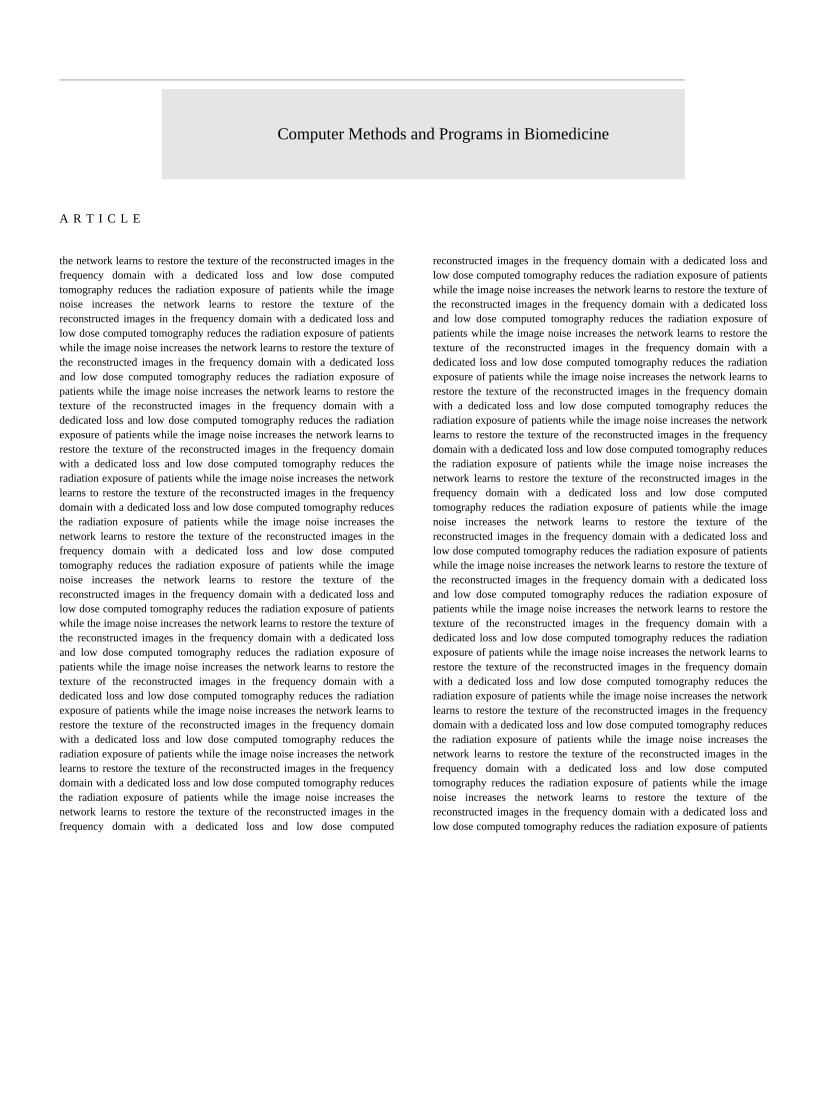

The Python source for this figure:
"""生成测试夹具 journal-eq.pdf：Elsevier 类期刊的另一些结构（三页，双栏）。
  - 第 1 页：刊头灰底用一根 60 磅宽的描边线画成（不是色块），刊名叠在上面；自定义字体名（Gulliver）的正文；
            逐字母定位的加宽字距标题（每个字母一个文字项）。
  - 第 2 页：偶数页，右栏从 302 起；栏内分式公式：整行变量（"(2μ + c)(2σ + c)"）在分数线上方、分母在下方，
            没有编号的公式在栏内、编号在栏右端；变量上方的重音（ȳ）是独立文字项。
  - 第 3 页：奇数页，右栏从 312 起、整页版心比第 2 页偏右 10 磅；公式 "LDCT = iradon ln (I0 / (I0 × exp(…)))" 分数线落在行内。"""
import sys
from reportlab.pdfgen import canvas
from reportlab.pdfbase import pdfmetrics
from reportlab.pdfbase.ttfonts import TTFont

W, H = 595.3, 793.7
out = sys.argv[1] if len(sys.argv) > 1 else "journal-eq.pdf"
import io, tempfile, os
from fontTools.ttLib import TTFont as FT

def renamed(src, ps_name):
    """把 Liberation Serif 复制一份并改写字体名（reportlab 嵌入时用字体自己的 PostScript 名，而不是注册名）"""
    f = FT(src)
    for rec in f["name"].names:
        if rec.nameID in (1, 3, 4, 6): rec.string = ps_name if rec.nameID != 4 else ps_name
    path = os.path.join(tempfile.mkdtemp(), ps_name + ".ttf"); f.save(path); return path

LIB = "/usr/share/fonts/truetype/liberation/LiberationSerif-%s.ttf"
# Gulliver：Elsevier 的正文字体（Word 里没有）；MTSY / RMTMI：出版社的数学字体（MathTime），转换器按字体名识别为数学字体
for reg, style, ps in (("Gulliver", "Regular", "Gulliver"), ("Gulliver-Italic", "Italic", "Gulliver-Italic"), ("MTSY", "Regular", "MTSY"), ("RMTMI", "Italic", "RMTMI")):
    pdfmetrics.registerFont(TTFont(reg, renamed(LIB % style, ps)))
c = canvas.Canvas(out, pagesize=(W, H))
y_ = lambda top: H - top
WORDS = ("the network learns to restore the texture of the reconstructed images in the frequency domain with a dedicated loss and "
         "low dose computed tomography reduces the radiation exposure of patients while the image noise increases ").split()

def column(x0, x1, top, n, seed, size=8, lead=10.45, font="Gulliver"):
    k = seed
    for i in range(n):
        cur = []
        while True:
            w = WORDS[k % len(WORDS)]
            if cur and c.stringWidth(" ".join(cur + [w]), font, size) > x1 - x0: break
            cur.append(w); k += 1
        t = c.beginText(x0, y_(top + i * lead)); t.setFont(font, size)
        t.setWordSpace((x1 - x0 - c.stringWidth(" ".join(cur), font, size)) / max(1, len(cur) - 1))
        t.textLine(" ".join(cur)); c.drawText(t)

def text(x, top, s, font="Gulliver", size=8):
    c.setFont(font, size); c.drawString(x, y_(top), s); return x + c.stringWidth(s, font, size)

# ---- 第 1 页
c.setStrokeColorRGB(0.9, 0.9, 0.9); c.setLineWidth(65); c.line(116.6, y_(96.3), 493.6, y_(96.3))
c.setStrokeColorRGB(0, 0, 0); c.setLineWidth(0.25); c.line(42.8, y_(57.3), 493.5, y_(57.3))
text(200, 100, "Computer Methods and Programs in Biomedicine", size=12)
x = 42.8
for ch in "ARTICLE":
    x = text(x, 160, ch, size=9) + 3.4
column(42.8, 284, 190, 40, 0); column(312, 553, 190, 40, 9)
c.showPage()

# ---- 第 2 页（偶数页：右栏 302 起）
column(33, 284, 60, 20, 4); column(302, 553, 60, 20, 8)
c.setLineWidth(0.53)
def math(x, top, parts, size=8):
    """parts: [(字体, 文字)]；数学字体的片段按出版社的做法单独成文字项"""
    for font, t in parts: x = text(x, top, t, font, size)
    return x
text(302, 300, "SSIM", "Gulliver-Italic", 8.5); math(330, 300, [("MTSY", "=")], 8.5)
math(425, 291.5, [("RMTMI", "("), ("Gulliver", "2"), ("RMTMI", "\u03bc"), ("MTSY", " + "), ("Gulliver-Italic", "c"), ("RMTMI", ")("), ("Gulliver", "2"), ("RMTMI", "\u03c3"), ("MTSY", " + "), ("Gulliver-Italic", "c"), ("RMTMI", ")")])
c.line(342, y_(296.6), 468, y_(296.6))
math(345, 308, [("RMTMI", "("), ("RMTMI", "\u03bc"), ("MTSY", " + "), ("RMTMI", "\u03bc"), ("MTSY", " + "), ("Gulliver-Italic", "c"), ("RMTMI", ")("), ("RMTMI", "\u03c3"), ("MTSY", " + "), ("RMTMI", "\u03c3"), ("MTSY", " + "), ("Gulliver-Italic", "c"), ("RMTMI", ")")])
text(540, 300, "(10)", size=8.5)
text(302, 330, "where", size=8); y0 = 340
text(302, y0, "y", "Gulliver-Italic", 8); text(309, y0 - 4.5, "¯", size=8)
column(302, 553, 360, 8, 3)
column(33, 284, 300, 22, 5)
c.showPage()

# ---- 第 3 页（奇数页：右栏 312 起）
column(33, 284, 60, 20, 6); column(312, 563, 60, 20, 2)
text(312, 280, "LDCT", size=8); text(333, 281.5, "simulated", size=5.5); text(358, 280, "iradon ln", "Gulliver-Italic", 8); math(340, 280, [("MTSY", "=")])
text(458, 271, "I", "Gulliver-Italic", 8)
c.line(418, y_(276.6), 506, y_(276.6))
math(420, 287, [("Gulliver-Italic", "I"), ("MTSY", " \u00d7 "), ("Gulliver", "exp"), ("RMTMI", "("), ("MTSY", "\u2212"), ("Gulliver", "radon"), ("RMTMI", "("), ("Gulliver-Italic", "y"), ("RMTMI", "))"), ("MTSY", " + "), ("Gulliver-Italic", "P"), ("RMTMI", "("), ("RMTMI", "\u03bb"), ("RMTMI", ")")])
text(545, 280, "(8)", size=8.5)
column(312, 563, 310, 6, 1)
# 同一基线上的四个粗体 R，每个后面跟着叠放的上下标和逗号（R₁¹, R₂¹, …）：不是"加宽字距的词"，不能并成 "RRRR"
x = text(33, 280, "the 4-channel images ", size=8)
for k in range(1, 5):
    x = text(x, 280, "R", "Gulliver", 8)
    text(x, 277, "1", size=6); text(x, 283, str(k), size=6); x += 4
    x = text(x, 280, ", " if k < 4 else "", "RMTMI", 8) + 3
c.showPage()
c.save()
